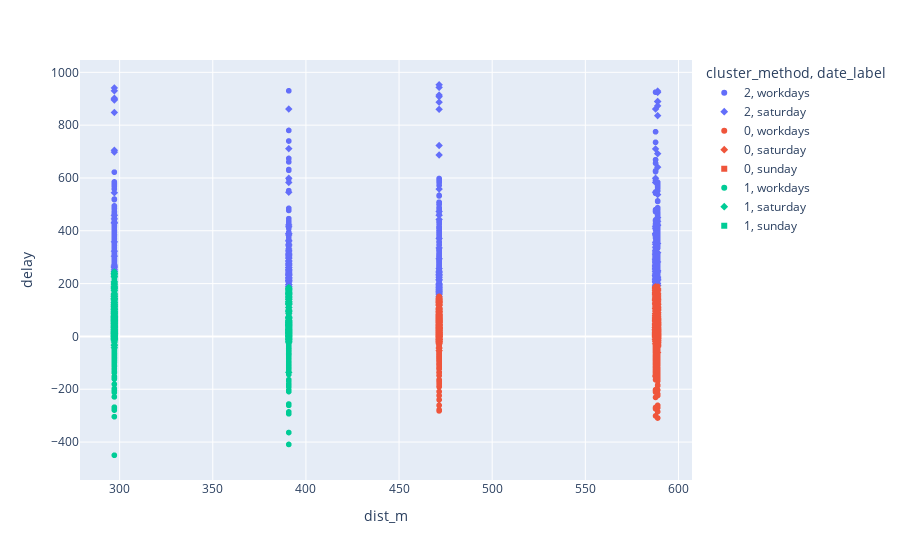

The notebook cell saved with this chart:
### Code cell
import plotly.express as px
df = px.data.iris()
fig = px.scatter(data, x="dist_m", y="delay", symbol="date_label", color='cluster_method')
fig.show()

### Figure 1 — Plotly figure (JSON) as saved in the notebook; plotly's stock layout.template omitted (floating-point values rounded to 4 significant figures; data arrays with more than 128 entries replaced by an {"elided": "..."} marker saying what was removed)
{"data": [{"hovertemplate": "cluster_method=2<br>date_label=workdays<br>dist_m=%{x}<br>delay=%{y}<extra></extra>", "legendgroup": "2, workdays", "marker": {"color": "#636efa", "symbol": "circle"}, "mode": "markers", "name": "2, workdays", "showlegend": true, "type": "scattergl", "x": {"elided": "1183 float values"}, "xaxis": "x", "y": {"elided": "1183 int values"}, "yaxis": "y"}, {"hovertemplate": "cluster_method=2<br>date_label=saturday<br>dist_m=%{x}<br>delay=%{y}<extra></extra>", "legendgroup": "2, saturday", "marker": {"color": "#636efa", "symbol": "diamond"}, "mode": "markers", "name": "2, saturday", "showlegend": true, "type": "scattergl", "x": {"elided": "223 float values"}, "xaxis": "x", "y": {"elided": "223 int values"}, "yaxis": "y"}, {"hovertemplate": "cluster_method=0<br>date_label=workdays<br>dist_m=%{x}<br>delay=%{y}<extra></extra>", "legendgroup": "0, workdays", "marker": {"color": "#EF553B", "symbol": "circle"}, "mode": "markers", "name": "0, workdays", "showlegend": true, "type": "scattergl", "x": {"elided": "4103 float values"}, "xaxis": "x", "y": {"elided": "4103 int values"}, "yaxis": "y"}, {"hovertemplate": "cluster_method=0<br>date_label=saturday<br>dist_m=%{x}<br>delay=%{y}<extra></extra>", "legendgroup": "0, saturday", "marker": {"color": "#EF553B", "symbol": "diamond"}, "mode": "markers", "name": "0, saturday", "showlegend": true, "type": "scattergl", "x": {"elided": "584 float values"}, "xaxis": "x", "y": {"elided": "584 int values"}, "yaxis": "y"}, {"hovertemplate": "cluster_method=0<br>date_label=sunday<br>dist_m=%{x}<br>delay=%{y}<extra></extra>", "legendgroup": "0, sunday", "marker": {"color": "#EF553B", "symbol": "square"}, "mode": "markers", "name": "0, sunday", "showlegend": true, "type": "scattergl", "x": [588.8, 588.8, 588.8, 471.5, 471.5], "xaxis": "x", "y": [176, 21, -7, -2, 33], "yaxis": "y"}, {"hovertemplate": "cluster_method=1<br>date_label=workdays<br>dist_m=%{x}<br>delay=%{y}<extra></extra>", "legendgroup": "1, workdays", "marker": {"color": "#00cc96", "symbol": "circle"}, "mode": "markers", "name": "1, workdays", "showlegend": true, "type": "scattergl", "x": {"elided": "2811 float values"}, "xaxis": "x", "y": {"elided": "2811 int values"}, "yaxis": "y"}, {"hovertemplate": "cluster_method=1<br>date_label=saturday<br>dist_m=%{x}<br>delay=%{y}<extra></extra>", "legendgroup": "1, saturday", "marker": {"color": "#00cc96", "symbol": "diamond"}, "mode": "markers", "name": "1, saturday", "showlegend": true, "type": "scattergl", "x": {"elided": "388 float values"}, "xaxis": "x", "y": {"elided": "388 int values"}, "yaxis": "y"}, {"hovertemplate": "cluster_method=1<br>date_label=sunday<br>dist_m=%{x}<br>delay=%{y}<extra></extra>", "legendgroup": "1, sunday", "marker": {"color": "#00cc96", "symbol": "square"}, "mode": "markers", "name": "1, sunday", "showlegend": true, "type": "scattergl", "x": [390.8, 390.8, 297.2], "xaxis": "x", "y": [54, 9, 13], "yaxis": "y"}], "layout": {"legend": {"title": {"text": "cluster_method, date_label"}, "tracegroupgap": 0}, "margin": {"t": 60}, "xaxis": {"anchor": "y", "domain": [0, 1], "title": {"text": "dist_m"}}, "yaxis": {"anchor": "x", "domain": [0, 1], "title": {"text": "delay"}}}}
